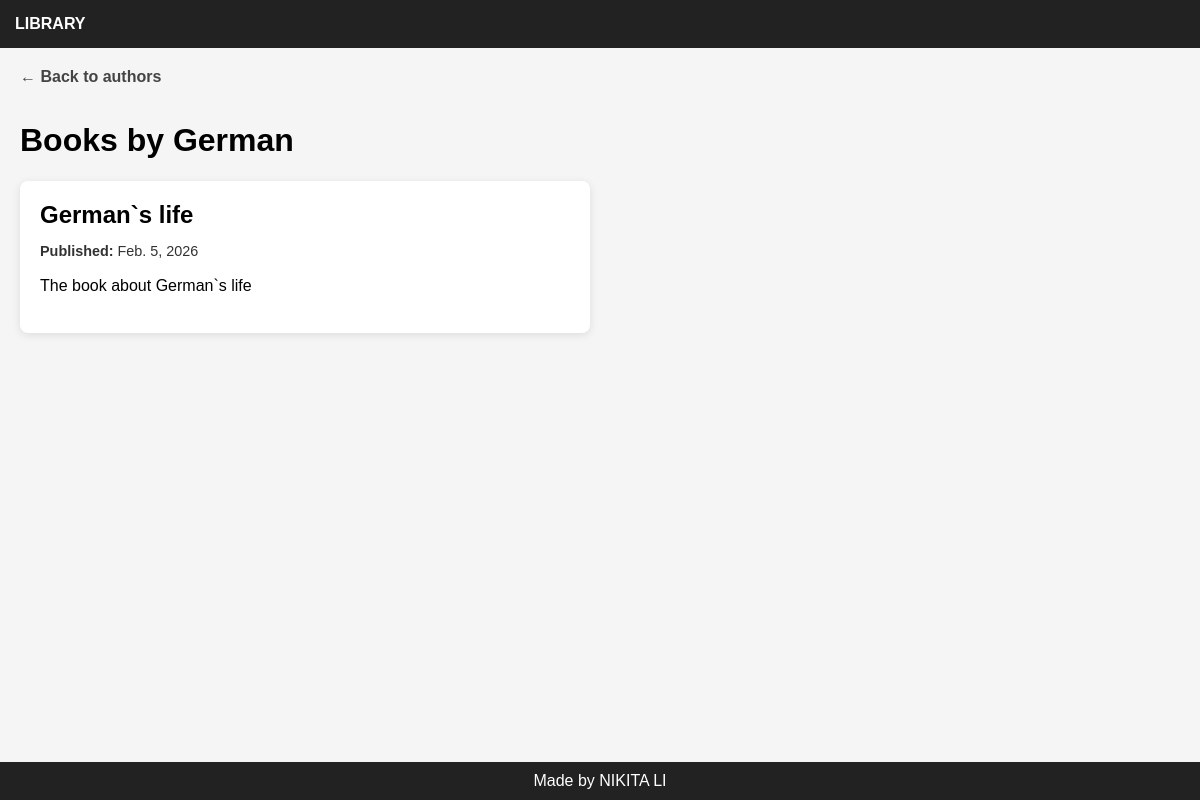
The page /authors/2/books/ on the database its author committed.
### library/models.py (models this page shows, shortened)
class Author(models.Model):
    name = models.CharField(max_length=30)
    email = models.EmailField(blank=True)
    bio = models.TextField(blank=True, max_length=500)

class Book(models.Model):
    author = models.ForeignKey(Author, on_delete=models.CASCADE)
    title = models.CharField(max_length=100)
    description = models.TextField(max_length=500)
    published_date = models.DateField()

### library/views.py (the view)
def author_books(request, id):
    author = get_object_or_404(Author, id=id)
    books = Book.objects.filter(author=author).order_by("-published_date")
    return render(request, "author_books.html", {
        "author": author,
        "books": books,
    })

### library/templates/author_books.html
{% extends "base.html" %}
{% block content %}
<a href="{% url 'authors_list' %}" class="back-link">← Back to authors</a>
<h1>Books by {{ author.name }}</h1>
{% if books %}
    <div class="books-grid">
        {% for book in books %}
            <div class="book-card">
                <h2 class="book-title">{{ book.title }}</h2>
                <p class="book-date">
                    <strong>Published:</strong> {{ book.published_date }}
                </p>
                <p class="book-description">
                    {{ book.description }}
                </p>
            </div>
        {% endfor %}
    </div>
{% else %}
    <p>This author has no books yet.</p>
{% endif %}
{% endblock %}

### library/static/library/css/base.css (style rules this page uses)
body { margin: 0; font-family: Arial, sans-serif; background-color: #f5f5f5; display: flex; flex-direction: column; min-height: 100vh; }
.books-grid { display: grid; grid-template-columns: repeat(2, minmax(0, 1fr)); gap: 20px; margin-top: 20px; }
.book-card { background: white; padding: 20px; border-radius: 8px; box-shadow: 0 2px 8px rgba(0, 0, 0, 0.1); }
.book-title { margin: 0 0 10px; }
.book-date { font-size: 0.9em; opacity: 0.8; }
.book-description { margin: 10px 0 15px; line-height: 1.5; }
.back-link { display: inline-block; margin-bottom: 15px; text-decoration: none; color: #444; font-weight: bold; }

### rows shown on the page
Author: name "German"
Book: title "German`s life", published_date "Feb. 5, 2026", description "The book about German`s life"
